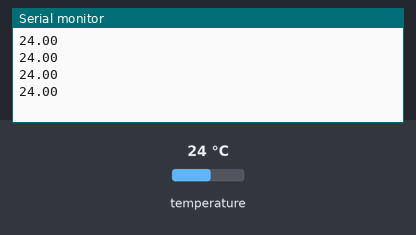
This sketch was run on a simulated Arduino Uno, built with avr-gcc and run on an emulated ATmega328P. On the bench: the last lines printed to the serial monitor. The test bench sets the inputs (shaded band); at power-on: temperature 24 °C.

Above: at 1.2 s.
1.3 s: temperature set to 12 °C
At 1.58 s:
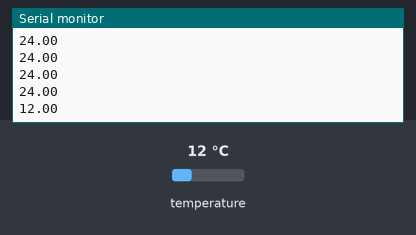
2.8 s: temperature set to 19 °C
At 2.81 s:
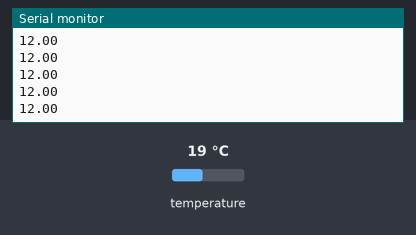
Timing chart, 0 to 5.8 s (numbered marks = the images above; inputs shaded):
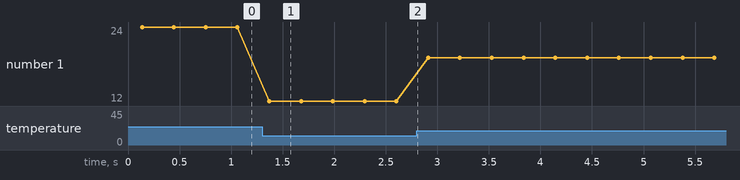

Measured:
- after the input at 1.3 s, the serial monitor: prints a new line after 0.07 s (image 1)
- plotted number 1: 24 → 12 after the input at 1.3 s, 12 → 19 after the input at 2.8 s

The sketch:

TemperatureSensor.ino
```cpp
#include <OneWire.h>
#include <DallasTemperature.h>

#define ONE_WIRE_BUS 12
OneWire oneWire(ONE_WIRE_BUS);
DallasTemperature sensors(&oneWire);
DeviceAddress thermometer;

void setup(void)
{
  Serial.begin(9600);
  sensors.begin();
  if (!sensors.getAddress(thermometer, 0)) Serial.println("Unable to find address for Device 0");
  sensors.setResolution(thermometer, 9);
}

void loop(void)
{
  sensors.requestTemperatures();
  Serial.println(sensors.getTempC(thermometer));
  delay(200);
}
```
